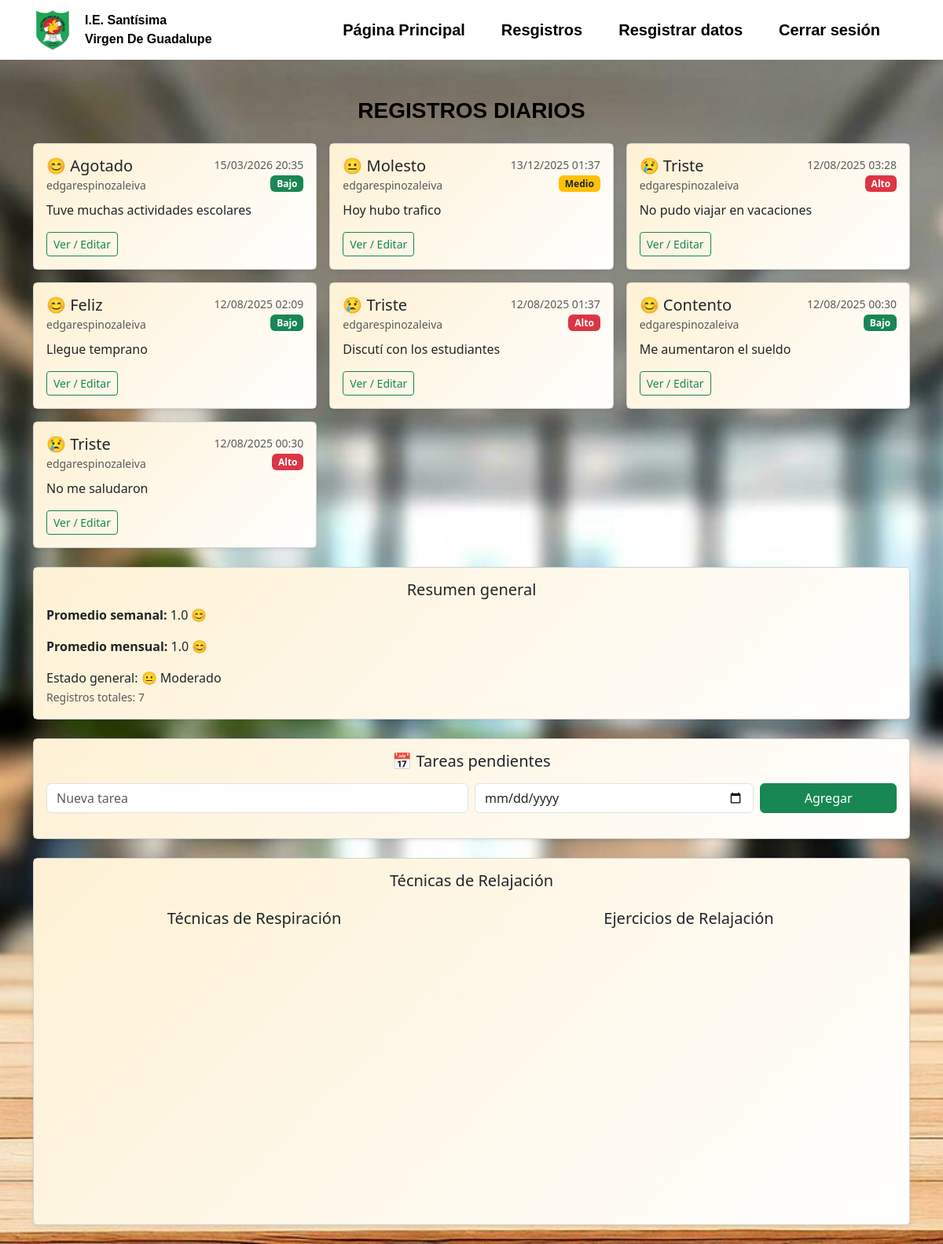
Page /tasks/ (signed in) on the committed database.
### tasks/models.py (models this page shows, shortened)
class RegistrosDiarios(models.Model):
    title = models.CharField(max_length=100)
    description = models.TextField(blank=True)
    created = models.DateTimeField(auto_now_add=True)
    user = models.ForeignKey(User, on_delete=models.CASCADE)
    stress_level = models.PositiveSmallIntegerField(default=0)

### tasks/views.py (the view)
# urls.py: path('tasks/', views.tasks, name='tasks'),
@login_required
def tasks(request):
    tareas = Tarea.objects.filter(user=request.user).order_by('fecha')
    registros = RegistrosDiarios.objects.filter(
        user=request.user
    ).order_by('-created')
    hoy = timezone.now()
    inicio_semana = hoy - timedelta(days=7)
    promedio_semanal = RegistrosDiarios.objects.filter(
        user=request.user,
        created__gte=inicio_semana
    ).aggregate(promedio=Avg('stress_level'))['promedio']
    inicio_mes = hoy - timedelta(days=30)
    promedio_mensual = RegistrosDiarios.objects.filter(
        user=request.user,
        created__gte=inicio_mes
    ).aggregate(promedio=Avg('stress_level'))['promedio']
    if promedio_semanal is None:
        promedio_semanal = 0
    if promedio_mensual is None:
        promedio_mensual = 0
    return render(request, 'tasks.html', {
        'registro': registros,
        'promedio_semanal': promedio_semanal,
        'promedio_mensual': promedio_mensual,
        'tareas': tareas
    })

### tasks/templatetags/custom_filters.py (called while the page is built)
@register.filter
def average(queryset, field_name):
    try:
        values = [getattr(obj, field_name) for obj in queryset if getattr(obj, field_name) is not None]
        return sum(values) / len(values) if values else 0
    except (AttributeError, TypeError):
        return 0

### tasks/templates/tasks.html (shortened to what this page needs)
{% extends 'base.html' %}
{% load custom_filters %}
{% load static %}
{% block content %}
<div class="container py-4">
  <h1 class="h3 mb-4" style="text-align: center; font-family: Verdana, Geneva, Tahoma, sans-serif; color: black;"> <strong>REGISTROS DIARIOS</strong></h1>
  {% if registro %}
  <div class="row g-3">
    {% for r in registro %}
    <div class="col-12 col-sm-6 col-md-4">
      <div class="card h-100 shadow-sm">
        <div class="card-body d-flex flex-column" style="background: linear-gradient(135deg,rgba(253, 229, 176, 0.541) 0%, #ffffff5d 100%);">
          <div class="d-flex justify-content-between mb-2">
            <div>
              <h5 class="card-title mb-0">
                {% if r.stress_level != None %}
                  {% if r.stress_level <= 3  %}
                    😊
                  {% elif r.stress_level <= 6 %}
                    😐
                  {% else %}
                    😢
                  {% endif %}
                {% endif %}
                {{ r.title|default:"(Sin título)" }}
              </h5>
              <small class="text-muted">{{ r.user.username }}</small>
            </div>
            <div class="text-end">
              {% if r.created %}
                <small class="text-muted d-block">{{ r.created|date:"d/m/Y H:i" }}</small>
              {% endif %}
              {% if r.stress_level != None %}
                {% if r.stress_level <= 3 %}
                  <span class="badge bg-success">Bajo</span>
                {% elif r.stress_level <= 6 %}
                  <span class="badge bg-warning text-dark">Medio</span>
                {% else %}
                  <span class="badge bg-danger">Alto</span>
                {% endif %}
              {% endif %}
            </div>
          </div>
          <p class="card-text mb-3">
            {{ r.description|default:"(Sin descripción)"|truncatechars:120 }}
          </p>
          <div class="mt-auto d-flex align-items-center justify-content-between">
            <a href="{% url 'registros_detalle' r.id %}" class="btn btn-sm btn-outline-success">Ver / Editar</a>
          </div>
        </div>
      </div>
    </div>
    {% endfor %}
  </div>
  <div class="card mt-4 shadow-sm">
    <div class="card-body" style="background: linear-gradient(135deg,rgba(253, 229, 176, 0.541) 0%, #ffffff5d 100%);">
      {% with total=registro|length promedio=registro|average:"stress_level" %}
        <h5 class="mb-2" style="text-align: center;">Resumen general</h5>
         <p>
            <strong>Promedio semanal:</strong>
            {{ promedio_semanal|floatformat:1 }}
          {% if promedio_semanal <= 3 %}
            😊
          {% elif promedio_semanal <= 6 %}
            😐
          {% else %}
            😰
          {% endif %}
        </p>
        <p>
          <strong>Promedio mensual:</strong>
          {{ promedio_mensual|floatformat:1 }}
          {% if promedio_mensual <= 3 %}
            😊
          {% elif promedio_mensual <= 6 %}
            😐
          {% else %}
            😰
          {% endif %}
        </p>
        <p class="mb-0">
          {% if promedio <= 3 %}
            Estado general: 😊 Relajado
          {% elif promedio <= 6 %}
            Estado general: 😐 Moderado
          {% else %}
            Estado general: 😢 Estresado
          {% endif %}
        </p>
        <small class="text-muted">Registros totales: {{ total }}</small>
      {% endwith %}
    </div>
  </div>
  {% else %}
    <div class="alert alert-info">No tienes registros todavía.</div>
  {% endif %}
<div class="card mt-4 shadow-sm">
  <div class="card-body" style="background: linear-gradient(135deg,rgba(253, 229, 176, 0.541) 0%, #ffffff5d 100%);">
    <h5 class="text-center mb-3">📅 Tareas pendientes</h5>
    <form method="POST" action="{% url 'crear_tarea' %}">
      <div class="row g-2">
        <div class="col-md-6">
          <input type="text" name="titulo" class="form-control" placeholder="Nueva tarea" required>
        </div>
        <div class="col-md-4">
          <input type="date" name="fecha" class="form-control" required>
        </div>
        <div class="col-md-2">
          <button class="btn btn-success w-100">Agregar</button>
        </div>
      </div>
    </form>
  </div>
</div>
<div class="card mt-4 shadow-sm">
  <div class="card-body" style="background: linear-gradient(135deg,rgba(253, 229, 176, 0.541) 0%, #ffffff5d 100%);">
    <h5 class="mb-4 text-center">Técnicas de Relajación</h5>
    <div class="row">
      <div class="col-lg-6 text-center mb-4">
        <h5 class="mb-3">Técnicas de Respiración</h5>
        <iframe width="100%" height="315"
          src="https://www.youtube.com/embed/EGO5m_DBzF8"
          title="RESPIRACIÓN para REDUCIR la ANSIEDAD 🌱 Técnica 478"
          frameborder="0"
          allow="accelerometer; autoplay; clipboard-write; encrypted-media; gyroscope; picture-in-picture; web-share"
          allowfullscreen>
        </iframe>
      </div>
      <div class="col-lg-6 text-center mb-4">
        <h5 class="mb-3">Ejercicios de Relajación</h5>
        <iframe width="100%" height="315"
          src="https://www.youtube.com/embed/XT9VEY-pra0"
          title="Ejercicios de Relajación"
          frameborder="0"
          allow="accelerometer; autoplay; clipboard-write; encrypted-media; gyroscope; picture-in-picture; web-share"
          allowfullscreen>
        </iframe>
      </div>
    </div>
  </div>
</div>
{% endblock %}

### tasks/templates/base.html (shortened to what this page needs)
{% load static %}
<!DOCTYPE html>
<html lang="en">
<head>
    <link rel="stylesheet" href="https://cdn.jsdelivr.net/npm/bootstrap@5.3.7/dist/css/bootstrap.min.css">
</head>
<body>
    <nav class="navbar navbar-expand-lg " style="background-color:white">
        <div class="container">
            <a class="navbar-brand" href="#">
                <img src="{% static 'images/imagen.png' %}" width="50" height="50">
            </a>
            <a class="nav-link" aria-current="page" href="/" style="font-family: Verdana, Geneva, Tahoma, sans-serif; color: black;"><strong>I.E. Santísima <br>Virgen De Guadalupe</strong></a>
            <div class="collapse navbar-collapse" id="navbarNav">
                <ul class="navbar-nav ms-auto">
                    <li class="nav-item">
                        <a class="nav-link" aria-current="page" href="/" style="font-family: Verdana, Geneva, Tahoma, sans-serif; font-size: 20px; margin-right: 30px; color: black; transition: color .18s ease;"onmouseover="this.style.color='green';"onmouseout="this.style.color='';"><strong>Página Principal</strong></a>
                    </li>
                    {% if user.is_authenticated %}
                    <li class="nav-item">
                        <a class="nav-link" href="/tasks" style="font-family: Verdana, Geneva, Tahoma, sans-serif; font-size: 20px; margin-right: 30px; color: black; transition: color .18s ease;"onmouseover="this.style.color='green';"onmouseout="this.style.color='';"><strong>Resgistros</strong></a>
                    </li>
                    <li class="nav-item">
                        <a class="nav-link" href="/create/task/" style="font-family: Verdana, Geneva, Tahoma, sans-serif; font-size: 20px; margin-right: 30px; color: black; transition: color .18s ease;"onmouseover="this.style.color='green';"onmouseout="this.style.color='';"><strong>Resgistrar datos</strong></a>
                    </li>
                    <li class="nav-item">
                        <a class="nav-link" href="/logout" style="font-family: Verdana, Geneva, Tahoma, sans-serif; font-size: 20px; margin-right: 30px; color: black; transition: color .18s ease;"onmouseover="this.style.color='green';"onmouseout="this.style.color='';"><strong>Cerrar sesión</strong></a>
                    </li>
                    {% endif %}
                </ul>
            </div>
        </div>
    </nav>
    {% block content %}
    {% endblock %}
</body>
</html>

### rows in the picture
RegistrosDiarios: title "Agotado", user.username "edgarespinozaleiva", created "15/03/2026 20:35", stress_level "Bajo", description "Tuve muchas actividades escolares"
RegistrosDiarios: title "Molesto", user.username "edgarespinozaleiva", created "13/12/2025 01:37", stress_level "Medio", description "Hoy hubo trafico"
RegistrosDiarios: title "Triste", user.username "edgarespinozaleiva", created "12/08/2025 03:28", stress_level "Alto", description "No pudo viajar en vacaciones"
RegistrosDiarios: title "Feliz", user.username "edgarespinozaleiva", created "12/08/2025 02:09", stress_level "Bajo", description "Llegue temprano"
RegistrosDiarios: title "Triste", user.username "edgarespinozaleiva", created "12/08/2025 01:37", stress_level "Alto", description "Discutí con los estudiantes"
RegistrosDiarios: title "Contento", user.username "edgarespinozaleiva", created "12/08/2025 00:30", stress_level "Bajo", description "Me aumentaron el sueldo"
RegistrosDiarios: title "Triste", user.username "edgarespinozaleiva", created "12/08/2025 00:30", stress_level "Alto", description "No me saludaron"

### other values in the picture
{{ promedio_semanal|floatformat:1 }} "1.0"
{{ promedio_mensual|floatformat:1 }} "1.0"
{{ total }} "7"
